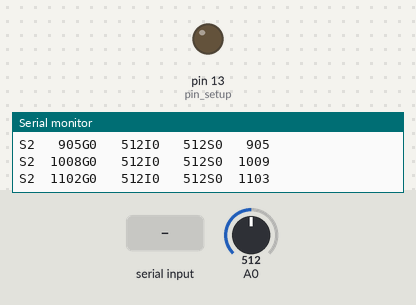
Recording of a sketch running on a simulated Arduino Uno, built with avr-gcc and run on an emulated ATmega328P. Parts: output pins drawn as LEDs (lit = HIGH), the last lines printed to the serial monitor. Inputs (shaded band) come from the test bench; at power-on: A0 = 512.

Above: at 1.2 s.
1.3 s: "<ToggleLED>" received over Serial
At 1.6 s:
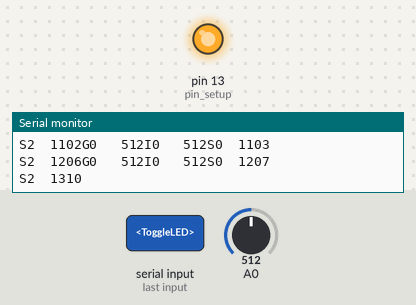
Timing chart, 0 to 7.8 s (numbered marks = the images above; inputs shaded):
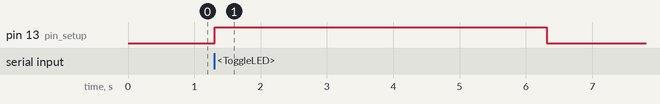

The sketch:

GUI8.ino
```cpp
String data; //declares all variables
bool pinStatus = LOW;
int val;
int value_old;
int value_new;
bool sent = false;
String t = "";

const byte numChars = 32; //variables for receiving data
char receivedChars[numChars];
boolean newData = false;
String receivedString = "";
static boolean recvInProgress = false;

void setup() {
  pinMode(LED_BUILTIN, OUTPUT); //pin setup
  pinMode(A0, INPUT);
  Serial.begin(9600); //serial communication startup
}

void send_data(String data, String header){ //function to send send data. Not very efficient. Data can be as long as needed
  int l = data.length();
  Serial.print(header); //prints the two control characters
  if (l < 7){
    for (int i = 0; i < 6 - l; i++){Serial.print(" ");} //prints spacing characters to make the data chunk 8 characters long
    Serial.print(data); //prins the data
  }
  else{
    Serial.print(data.substring(0, 6));
    Serial.print("C");
    data = data.substring(6);
    l = data.length();
    while (l > 7){
      Serial.print(data.substring(0, 7));
      data = data.substring(7);
      l = data.length();
      Serial.print("C");
    }
    for (int i = 0; i < 7 - l; i++){Serial.print(" ");} //prints spacing characters to make the data chunk 8 characters long
    Serial.print(data);
  }

}

String receive() { //function to read data if present in the buffer memory
    newData = false;
    static byte ndx = 0;
    char startMarker = '<';
    char endMarker = '>';
    char rc;

    while (Serial.available() > 0 && newData == false) {
        rc = Serial.read();

        if (recvInProgress == true) {
            if (rc != endMarker) {
                receivedChars[ndx] = rc;
                ndx++;
                if (ndx >= numChars) {
                    ndx = numChars - 1;
                }
            }
            else {
                receivedChars[ndx] = '\0'; // terminate the string
                recvInProgress = false;
                ndx = 0;
                newData = true;
                return String(receivedChars);
            }
        }

        else if (rc == startMarker) {
            recvInProgress = true;
        }
    }

    if (recvInProgress == true){
      return "";
    }
}

void loop() {
  t = String(millis()); //loop start time
  send_data(t, "S2");

  if(Serial.available()){ //if data is received
    data = receive(); //reads the received data

    if (data == "ToggleLED"){ //LED flash instruction (example)
      digitalWrite(LED_BUILTIN, HIGH);
      delay(5000);
      digitalWrite(LED_BUILTIN, LOW);
    }
    else if (data[0] == char('R')){ //if the first character is 'R' it repeats the same string back to the computer but starting with 'S'
      send_data(data.substring(1), "S1");
      send_data(String(receivedChars), "S4");
    }
  }


  String val = String(analogRead(A0)); // reads the analog pin, which not being connected to anything is just voltage fluctuations. Saved as a string

  send_data(val, "G0"); //sends data to graph
  send_data(val, "I0"); //and to progress bar
  String t = String(millis()); //sampling end time
  send_data(t, "S0");
  Serial.println(""); //new line concludes data transmission

  while (millis()%100 < 90){ //goes on hold for 90 ms out of every 100 ms. This way data is sent 10 times a second
    delay(9);
  }
  delay(12);
}
```

Measured:
- after the input at 1.3 s, pin 13 (pin_setup): LOW → HIGH at once, → LOW 5.0 s later
